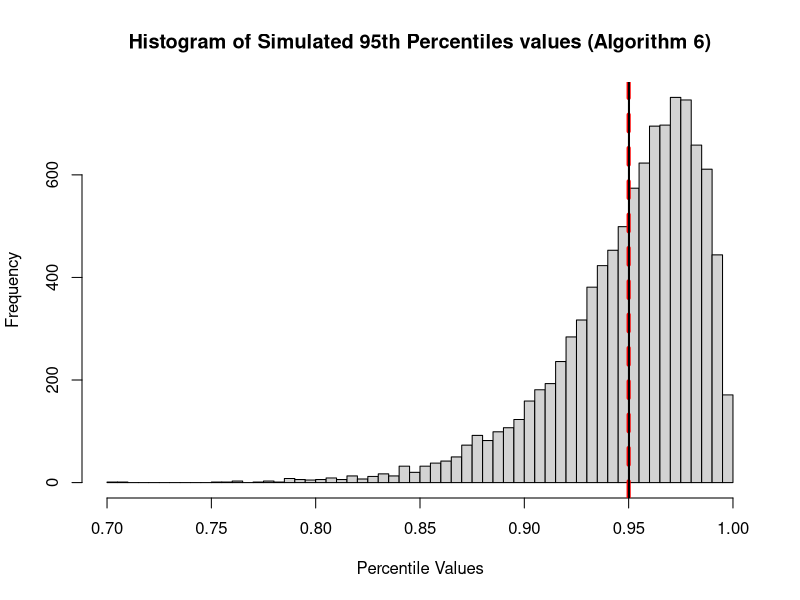
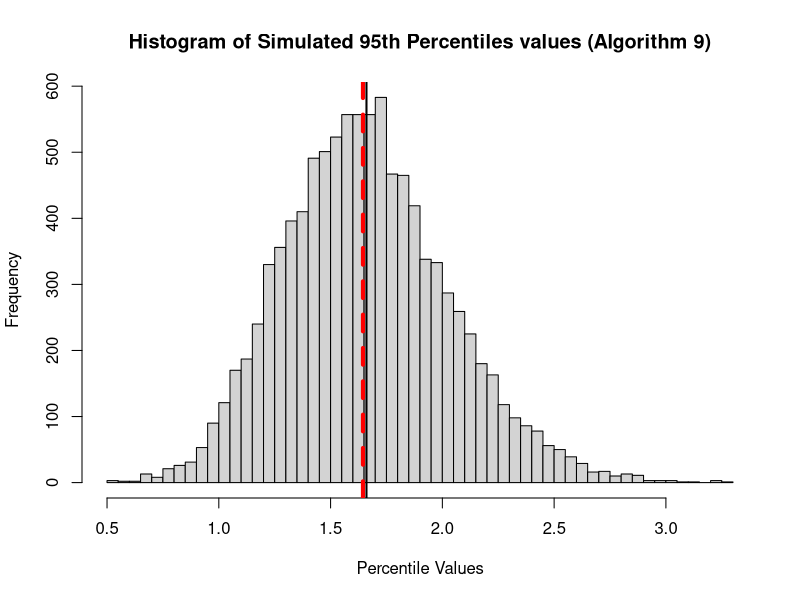

R code for these plots, in order:
## ---- chunk 1
knitr::opts_chunk$set(echo=T,eval=T,message=F,warning=F,fig.align='center')
library(tidyverse)
## ---- chunk 2
set.seed(42)
n_samples <- 30
num_simulations <- 10000
quantile_index <- 0.95

# Generate random samples from U(0, 1)
samples <- matrix(runif(num_simulations * n_samples), ncol = n_samples)

# True 95th percentile of U(0, 1)
true_percentile <- quantile_index

# Quantile algorithms 4 through 9
quantile_algorithms <- 4:9
absolute_biases <- numeric(length(quantile_algorithms))

for (i in seq_along(quantile_algorithms)) {
  algorithm <- quantile_algorithms[i]
  estimated_percentiles <- apply(samples, 1, quantile, probs = quantile_index, type = algorithm)
  cat("Mean of estimated percatiles:  ", mean(estimated_percentiles), ",  ")
  absolute_bias <- mean(abs(estimated_percentiles - true_percentile))
 
  absolute_biases[i] <- absolute_bias
  cat(sprintf("Algorithm %d: absolute_bias = %f\n", algorithm, absolute_biases[i]))
}

# Find the algorithm with the smallest absolute bias
min_bias_index <- which.min(absolute_biases)
best_algorithm <- quantile_algorithms[min_bias_index]

cat(sprintf("Among quantile algorithms 4-9,  %d has the smallest absolute bias: %f\n", best_algorithm, absolute_biases[min_bias_index]))

# Plot the histogram of the simulated distributions of percentiles for the best algorithm
best_algorithm <- quantile_algorithms[which.min(absolute_biases)]
best_percentiles <- apply(samples, 1, quantile, probs = quantile_index, type = best_algorithm)
#best_percentiles
hist(best_percentiles, breaks = 50, main = sprintf("Histogram of Simulated 95th Percentiles values (Algorithm %d)", best_algorithm), xlab = "Percentile Values")
abline(v = true_percentile, col = "red", lty=2, lwd = 4)
#abline(v = mean(quantile_estimates[, best_algorithm]), col = "black", lwd = 2)
abline(v = mean(best_percentiles), col = "black", lwd = 2)
## ---- chunk 3
set.seed(42)
n_samples <- 30
num_simulations <- 10000
quantile_index <- 0.95

# Generate random samples from U(0, 1)
samples <- matrix(runif(num_simulations * n_samples), ncol = n_samples)

# Quantile algorithms 4 through 9
quantile_algorithms <- 4:9
variances <- numeric(length(quantile_algorithms))

for (i in seq_along(quantile_algorithms)) {
  algorithm <- quantile_algorithms[i]
  estimated_percentiles <- apply(samples, 1, quantile, probs = quantile_index, type = algorithm)
  variances[i] <- var(estimated_percentiles)
  
  cat(sprintf("Algorithm %d: Variance = %f\n", algorithm, variances[i]))
}

# Find the algorithm with the smallest variance
min_variance_index <- which.min(variances)
best_algorithm_variance <- quantile_algorithms[min_variance_index]

cat(sprintf("Quantile algorithm %d has the smallest variance: %f\n", best_algorithm_variance, variances[min_variance_index]))
## ---- chunk 4
set.seed(42)
n_samples <- 30
num_simulations <- 10000
quantile_index <- 0.95

# Generate random samples from U(0, 1)
samples <- matrix(rnorm(num_simulations * n_samples), ncol = n_samples)

# True 95th percentile of U(0, 1)
true_percentile <- qnorm(quantile_index,0,1)

# Quantile algorithms 4 through 9
quantile_algorithms <- 4:9
absolute_biases <- numeric(length(quantile_algorithms))

for (i in seq_along(quantile_algorithms)) {
  algorithm <- quantile_algorithms[i]
  estimated_percentiles <- apply(samples, 1, quantile, probs = quantile_index, type = algorithm)
  cat("Mean of estimated percatiles:  ", mean(estimated_percentiles), ",  ")
  absolute_bias <- mean(abs(estimated_percentiles - true_percentile))
 
  absolute_biases[i] <- absolute_bias
  cat(sprintf("Algorithm %d: absolute_bias = %f\n", algorithm, absolute_biases[i]))
}

# Find the algorithm with the smallest absolute bias
min_bias_index <- which.min(absolute_biases)
best_algorithm <- quantile_algorithms[min_bias_index]

cat(sprintf("Among quantile algorithms 4-9,  %d has the smallest absolute bias: %f\n", best_algorithm, absolute_biases[min_bias_index]))

# Plot the histogram of the simulated distributions of percentiles for the best algorithm
best_algorithm <- quantile_algorithms[which.min(absolute_biases)]
best_percentiles <- apply(samples, 1, quantile, probs = quantile_index, type = best_algorithm)
#best_percentiles
hist(best_percentiles, breaks = 50, main = sprintf("Histogram of Simulated 95th Percentiles values (Algorithm %d)", best_algorithm), xlab = "Percentile Values")
abline(v = true_percentile, col = "red", lty=2, lwd = 4)
#abline(v = mean(quantile_estimates[, best_algorithm]), col = "black", lwd = 2)
abline(v = mean(best_percentiles), col = "black", lwd = 2)

## ---- chunk 5
set.seed(42)
n_samples <- 30
num_simulations <- 10000
quantile_index <- 0.95

# Generate random samples from U(0, 1)
samples <- matrix(rnorm(num_simulations * n_samples), ncol = n_samples)

# Quantile algorithms 4 through 9
quantile_algorithms <- 4:9
variances <- numeric(length(quantile_algorithms))

for (i in seq_along(quantile_algorithms)) {
  algorithm <- quantile_algorithms[i]
  estimated_percentiles <- apply(samples, 1, quantile, probs = quantile_index, type = algorithm)
  variances[i] <- var(estimated_percentiles)
  
  cat(sprintf("Algorithm %d: Variance = %f\n", algorithm, variances[i]))
}

# Find the algorithm with the smallest variance
min_variance_index <- which.min(variances)
best_algorithm_variance <- quantile_algorithms[min_variance_index]

cat(sprintf("Quantile algorithm %d has the smallest variance: %f\n", best_algorithm_variance, variances[min_variance_index]))
